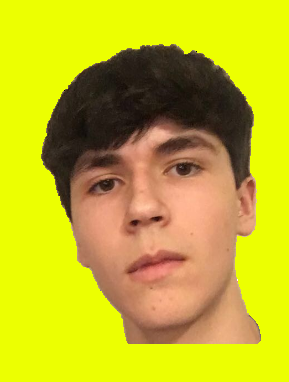
#> input picture TestCode/ColorfulMichael.png, 289 x 382 px, given in place of the camera
$ python contourTraverse.py
#> lines starting #> are read from the running program, lines starting #| are printed output that depends on the picture; after the words box and inside, x2 and y2 are one past the last pixel; in counts of white or black regions, pixels touching at a corner belong together
import cv2
import numpy as np
import time
import math
# image = cv2.imread('ColorfulMichael.png')
camera = cv2.VideoCapture(0)
class Contour:
    def __init__(self, xC, yC, x, y, w, h):
        self.xC = xC
        self.yC = yC
        self.x = x
        self.y = y
        self.w = w
        self.h = h
    def __repr__(self):
        return "xC:% s yC:% s x:% s y:% s w:% s h:% s" % (self.xC, self.yC,self.x,self.y,self.w,self.h)

# coords = []
def findContours():
    start = time.time()
    while time.time() < start + 5000:
        _, image = camera.read()
#> image is the input picture: shape (382, 289, 3); mean B, G, R 34.8, 185.3, 194.7
        img_gray = cv2.cvtColor(image, cv2.COLOR_BGR2GRAY)
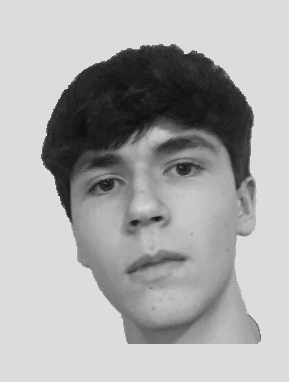
#> img_gray: shape (382, 289); min 0, max 255, mean 170.8
        ret, thresh = cv2.threshold(img_gray, 100, 255, cv2.THRESH_BINARY)
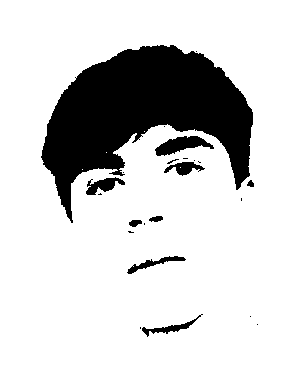
#> thresh: shape (382, 289); 81.6% white; 23 black regions (14 under 20 px)
        cv2.imshow('Binary image', thresh)
        contours, hierarchy = cv2.findContours(image=thresh, mode=cv2.RETR_TREE, method=cv2.CHAIN_APPROX_NONE)
#> contours = 35 contours, 24 with area under 20; largest, box (x1, y1, x2, y2) and area: (0, 0, 289, 382) 109728, (40, 44, 254, 224) 18659, (154, 135, 215, 157) 679, (85, 176, 126, 196) 406, (126, 255, 187, 275) 352

        # draw contours on the original image
        image_copy = image.copy()
#> (the run stopped early here; a loop or call above may not have finished)
